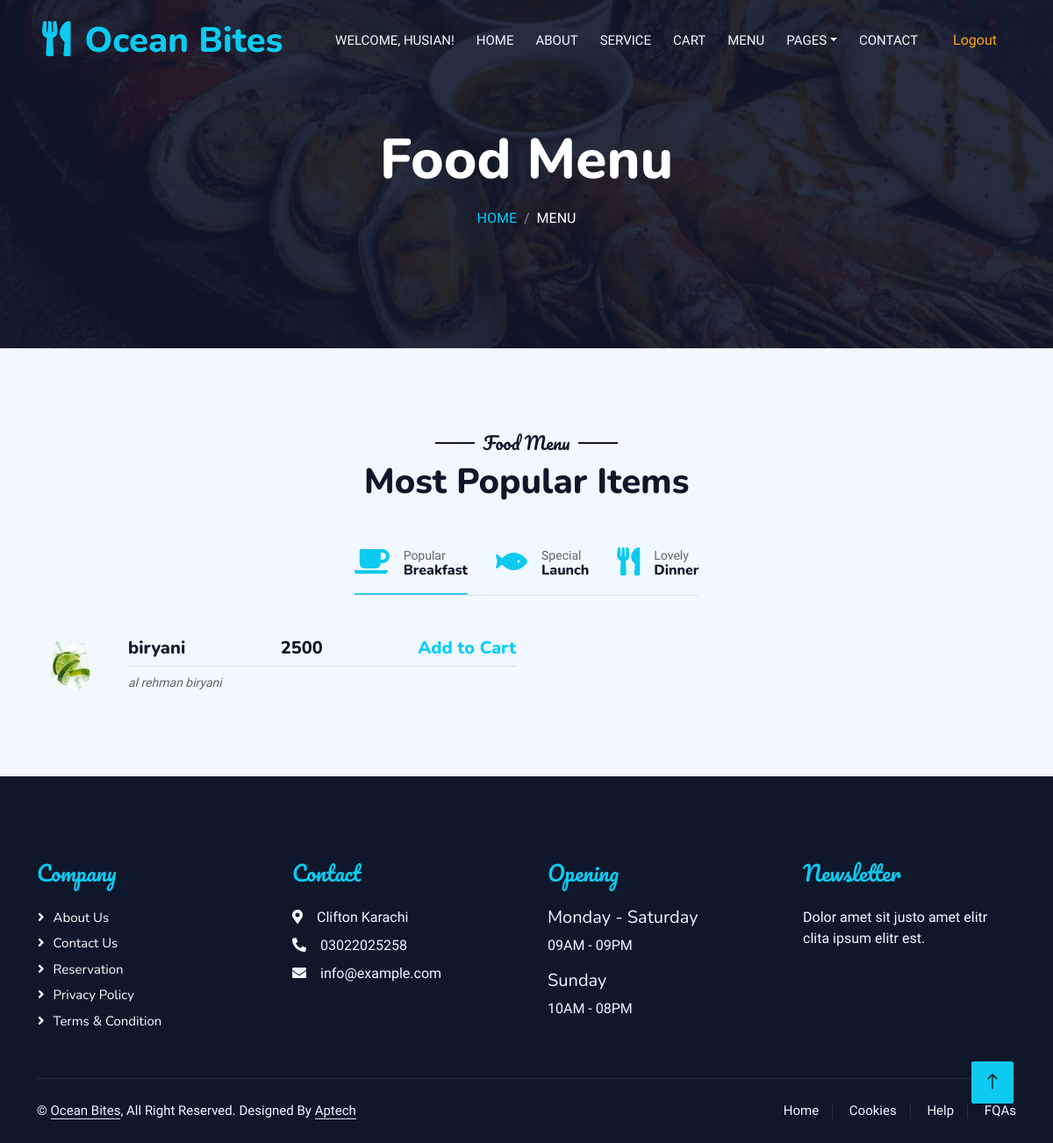
/menu.php (signed in), run on the app's committed database.
### tables this page shows
CREATE TABLE `user_register` (
  `id` int(11) NOT NULL,
  `username` varchar(255) NOT NULL,
  `email` varchar(255) NOT NULL,
  `password` varchar(255) NOT NULL
);

CREATE TABLE `products` (
  `id` int(255) NOT NULL,
  `product_name` varchar(255) NOT NULL,
  `product_price` int(255) NOT NULL,
  `product_desc` text NOT NULL,
  `product_picture` varchar(255) NOT NULL
);

### menu.php (the view, shortened to what this page needs)
<?php
require_once __DIR__ . "/database.php";
if (isset($_SESSION["user_id"])) {
    $sql = "SELECT * FROM user_register WHERE id = {$_SESSION["user_id"]}";
    $result = $mysqli->query($sql);
    if ($result) {
        $user = $result->fetch_assoc();
    } else {
        die("Error fetching user data: " . $mysqli->error);
    }
}
?>
<!DOCTYPE html>
<html lang="en">
<head>
    <link href="https://cdnjs.cloudflare.com/ajax/libs/font-awesome/5.10.0/css/all.min.css" rel="stylesheet">
    <link href="https://cdn.jsdelivr.net/npm/bootstrap-icons@1.4.1/font/bootstrap-icons.css" rel="stylesheet">
    <link href="lib/animate/animate.min.css" rel="stylesheet">
    <link href="lib/owlcarousel/assets/owl.carousel.min.css" rel="stylesheet">
    <link href="lib/tempusdominus/css/tempusdominus-bootstrap-4.min.css" rel="stylesheet" />
    <link href="css/bootstrap.min.css" rel="stylesheet">
    <link href="css/style.css" rel="stylesheet">
</head>
<body>
    <div class="container-xxl bg-white p-0">
        <div class="container-xxl position-relative p-0">
        <?php
        include 'nav.php';
?>
            <div class="container-xxl py-5 bg-dark hero-header mb-5">
                <div class="container text-center my-5 pt-5 pb-4">
                    <h1 class="display-3 text-white mb-3 animated slideInDown">Food Menu</h1>
                    <nav aria-label="breadcrumb">
                        <ol class="breadcrumb justify-content-center text-uppercase">
                            <li class="breadcrumb-item"><a href="index.php">Home</a></li>
                            <li class="breadcrumb-item text-white active" aria-current="page">Menu</li>
                        </ol>
                    </nav>
                </div>
            </div>
        </div>
        <div class="container-xxl py-5">
            <div class="container">
                <div class="text-center wow fadeInUp" data-wow-delay="0.1s">
                    <h5 class="section-title ff-secondary text-center text-dark fw-normal">Food Menu</h5>
                    <h1 class="mb-5">Most Popular Items</h1>
                </div>
                <div class="tab-class text-center wow fadeInUp" data-wow-delay="0.1s">
                    <ul class="nav nav-pills d-inline-flex justify-content-center border-bottom mb-5">
                        <li class="nav-item">
                            <a class="d-flex align-items-center text-start mx-3 ms-0 pb-3 active" data-bs-toggle="pill" href="#tab-1">
                                <i class="fa fa-coffee fa-2x text-info"></i>
                                <div class="ps-3">
                                    <small class="text-body">Popular</small>
                                    <h6 class="mt-n1 mb-0">Breakfast</h6>
                                </div>
                            </a>
                        </li>
                        <li class="nav-item">
                            <a class="d-flex align-items-center text-start mx-3 pb-3" data-bs-toggle="pill" href="#tab-2">
                                <i class="fa fa-fish fa-2x text-info"></i>
                                <div class="ps-3">
                                    <small class="text-body">Special</small>
                                    <h6 class="mt-n1 mb-0">Launch</h6>
                                </div>
                            </a>
                        </li>
                        <li class="nav-item">
                            <a class="d-flex align-items-center text-start mx-3 me-0 pb-3" data-bs-toggle="pill" href="#tab-3">
                                <i class="fa fa-utensils fa-2x text-info"></i>
                                <div class="ps-3">
                                    <small class="text-body">Lovely</small>
                                    <h6 class="mt-n1 mb-0">Dinner</h6>
                                </div>
                            </a>
                        </li>
                    </ul>
                    <div class="tab-content">
                        <div id="tab-1" class="tab-pane fade show p-0 active">
                            <div class="row g-4">
                            <?php
require 'connection.php';
$select = "SELECT * FROM products";
$run = mysqli_query($con, $select);
if ($run) {
    while ($product = mysqli_fetch_assoc($run)) {
        $ProductName = $product['product_name'];
        $ProductPrice = $product['product_price'];
        $ProductDesc = $product['product_desc'];
        $ProductPicture = $product['product_picture'];
        echo "
        <div class='col-lg-6'>
        <form action='addcart.php' method='post'>
            <div class='d-flex align-items-center'>
            <img class='flex-shrink-0 img-fluid rounded' src='images/$ProductPicture' alt='Description of the image' style='width: 80px;'>
                 <div class='w-100 d-flex flex-column text-start ps-4'>
                    <h5 class='d-flex justify-content-between border-bottom pb-2'>
                        <span>$ProductName</span>
                        <span class='text-dark'>$ProductPrice</span>
                        <a href='add_cart_menu.php?productName=$ProductName&product_price=$ProductPrice'>Add to Cart</a>
                        </h5>
                    <small class='fst-italic'>$ProductDesc</small>
                </div>
            </div>
        </form>
        </div>
        ";
    }
}
?>
                            </div>
                        </div>
                    </div>
                </div>
            </div>
        </div>
        <div class="container-fluid bg-dark text-light footer pt-5 mt-5 wow fadeIn" data-wow-delay="0.1s">
            <div class="container py-5">
                <div class="row g-5">
                    <div class="col-lg-3 col-md-6">
                        <h4 class="section-title ff-secondary text-start text-info fw-normal mb-4">Company</h4>
                        <a class="btn btn-link" href="about.html">About Us</a>
                        <a class="btn btn-link" href="contact.html">Contact Us</a>
                        <a class="btn btn-link" href="index.html">Reservation</a>
                        <a class="btn btn-link" href="contact.html">Privacy Policy</a>
                        <a class="btn btn-link" href="contact.html">Terms & Condition</a>
                    </div>
                    <div class="col-lg-3 col-md-6">
                        <h4 class="section-title ff-secondary text-start text-info fw-normal mb-4">Contact</h4>
                        <p class="mb-2"><i class="fa fa-map-marker-alt me-3"></i>Clifton Karachi</p>
                        <p class="mb-2"><i class="fa fa-phone-alt me-3"></i>03022025258</p>
                        <p class="mb-2"><i class="fa fa-envelope me-3"></i>info@example.com</p>
                    </div>
                    <div class="col-lg-3 col-md-6">
                        <h4 class="section-title ff-secondary text-start text-info fw-normal mb-4">Opening</h4>
                        <h5 class="text-light fw-normal">Monday - Saturday</h5>
                        <p>09AM - 09PM</p>
                        <h5 class="text-light fw-normal">Sunday</h5>
                        <p>10AM - 08PM</p>
                    </div>
                    <div class="col-lg-3 col-md-6">
                        <h4 class="section-title ff-secondary text-start text-info fw-normal mb-4">Newsletter</h4>
                        <p>Dolor amet sit justo amet elitr clita ipsum elitr est.</p>
                    </div>
                </div>
            </div>
            <div class="container">
                <div class="copyright">
                    <div class="row">
                        <div class="col-md-6 text-center text-md-start mb-3 mb-md-0">
                            &copy; <a class="border-bottom" href="#">Ocean Bites</a>, All Right Reserved.
							Designed By <a class="border-bottom" href="https://htmlcodex.com">Aptech</a>
                        </div>
                        <div class="col-md-6 text-center text-md-end">
                            <div class="footer-menu">
                                <a href="">Home</a>
                                <a href="">Cookies</a>
                                <a href="">Help</a>
                                <a href="">FQAs</a>
                            </div>
                        </div>
                    </div>
                </div>
            </div>
        </div>
        <a href="#" class="btn btn-lg btn-info btn-lg-square back-to-top"><i class="bi bi-arrow-up"></i></a>
</body>
</html>

### nav.php (shortened to what this page needs)
<nav class="navbar navbar-expand-lg navbar-dark bg-dark px-4 px-lg-5 py-3 py-lg-0">
                <a href="index.php" class="navbar-brand p-0">
                    <h1 class="text-info m-0"><i class="fa fa-utensils me-3"></i>Ocean Bites</h1>
                </a>
                <div class="collapse navbar-collapse" id="navbarCollapse">
                    <div class="navbar-nav ms-auto py-0 pe-4">
                    <?php if (isset($_SESSION['user_id'])) { ?>
                        <li class="nav-item">
                            <span class="nav-link">Welcome, <?php echo $user['username']; ?>!</span>
                        </li>
                        <a href="index.php" class="nav-item nav-link">Home</a>
                        <a href="about.php" class="nav-item nav-link">About</a>
                        <a href="service.php" class="nav-item nav-link">Service</a>
                        <a href="cart.php" class="nav-item nav-link">Cart</a>
                        <a href="menu.php" class="nav-item nav-link">Menu</a>
                        <div class="nav-item dropdown">
                            <a href="#" class="nav-link dropdown-toggle" data-bs-toggle="dropdown">Pages</a>
                        </div>
                        <a href="contact1.php" class="nav-item nav-link">Contact</a>
                    </div>
                    <a href="logout.php" class="nav-item nav-link">Logout</a>
                </div>
                    <?php } ?>
                </div>

### css/style.css (style rules this page uses)
:root { --primary: #37c9e6; --light: #F1F8FF; --dark: #0F172B; }
.ff-secondary { font-family: 'Pacifico', cursive; }
.back-to-top { position: fixed; display: none; right: 45px; bottom: 45px; z-index: 99; }
.btn { font-family: 'Nunito', sans-serif; font-weight: 500; text-transform: uppercase; transition: .5s; }
.btn-lg-square { width: 48px; height: 48px; }
.btn-square, .btn-sm-square, .btn-lg-square { padding: 0; display: flex; align-items: center; justify-content: center; font-weight: normal; border-radius: 2px; }
.navbar-dark .navbar-nav .nav-link { position: relative; margin-left: 25px; padding: 35px 0; font-size: 15px; color: var(--light) !important; text-transform: uppercase; font-weight: 500; outline: none; transition: .5s; }
@media (min-width: 992px) { .navbar-dark { position: absolute; width: 100%; top: 0; left: 0; z-index: 999; background: transparent !important; } }
.hero-header { background: linear-gradient(rgba(15, 23, 43, .9), rgba(15, 23, 43, .9)), url(../img/bg-hero.jpg); background-position: center center; background-repeat: no-repeat; background-size: cover; }
.breadcrumb-item + .breadcrumb-item::before { color: rgba(255, 255, 255, .5); }
.section-title { position: relative; display: inline-block; }
.section-title::before { position: absolute; content: ""; width: 45px; height: 2px; top: 50%; left: -55px; margin-top: -1px; background: var(--dark); }
.section-title::after { position: absolute; content: ""; width: 45px; height: 2px; top: 50%; right: -55px; margin-top: -1px; background: var(--dark); }
.section-title.text-start::before, .section-title.text-end::after { display: none; }
.nav-pills .nav-item .active { border-bottom: 2px solid var(--primary); }
.footer .btn.btn-link { display: block; margin-bottom: 5px; padding: 0; text-align: left; color: #FFFFFF; font-size: 15px; font-weight: normal; text-transform: capitalize; transition: .3s; }
.footer .btn.btn-link::before { position: relative; content: "\f105"; font-family: "Font Awesome 5 Free"; font-weight: 900; margin-right: 10px; }
.footer .copyright { padding: 25px 0; font-size: 15px; border-top: 1px solid rgba(256, 256, 256, .1); }
.footer .copyright a { color: var(--light); }
.footer .footer-menu a { margin-right: 15px; padding-right: 15px; border-right: 1px solid rgba(255, 255, 255, .1); }
.footer .footer-menu a:last-child { margin-right: 0; padding-right: 0; border-right: none; }

### data on the page
user_register: username "HUSIAN"
products: product_picture (picture), product_name "biryani", product_price "2500", product_desc "al rehman biryani"
